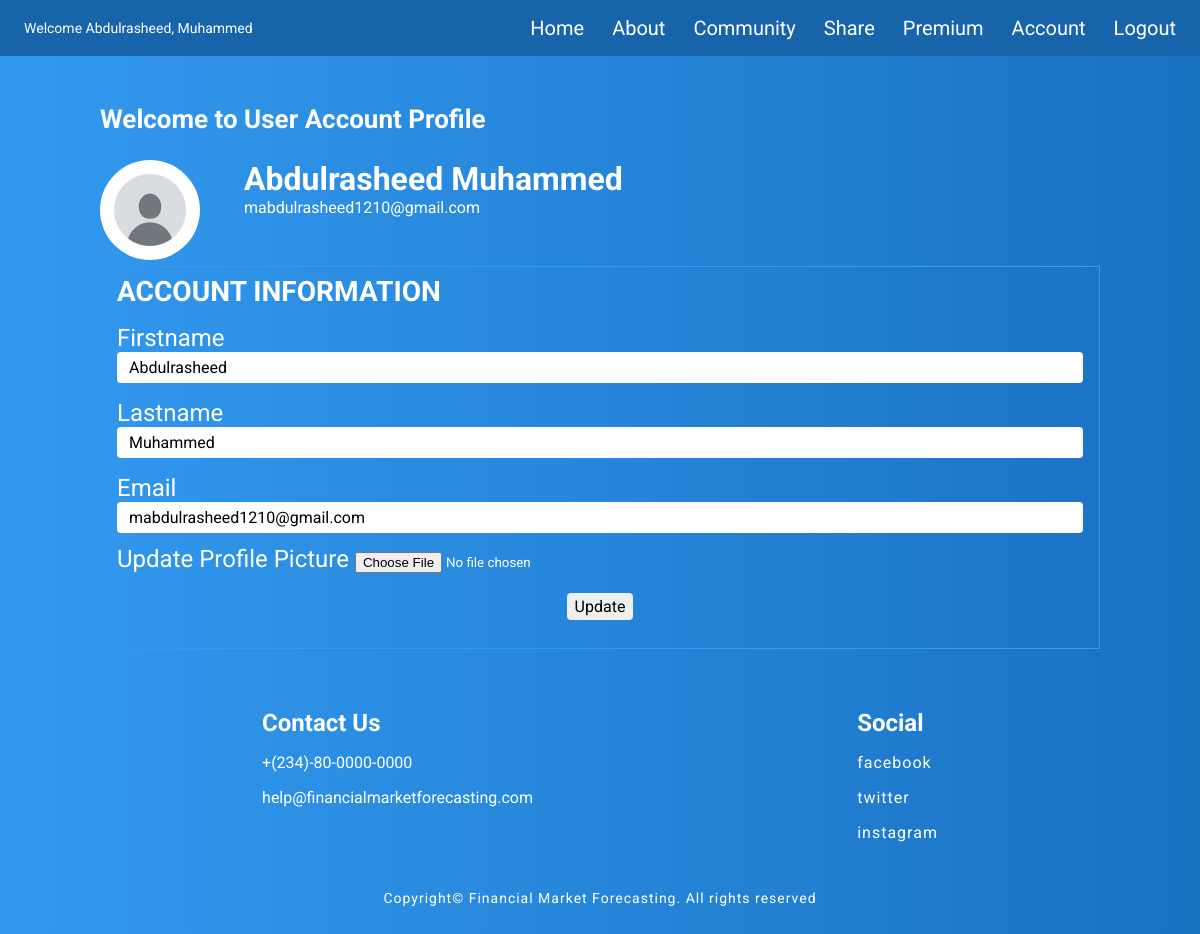
Page /account (signed in) on the committed database.
### forecasting/models.py (models this page shows, shortened)
class User(db.Model, UserMixin):
     id = db.Column(db.Integer, primary_key=True)
     firstname = db.Column(db.String(25), nullable=False)
     lastname = db.Column(db.String(25), nullable=False)
     email = db.Column(db.String(25), unique=True, nullable=False)
     image_file = db.Column(db.String(20), nullable=False, default='default.jpg')
     password = db.Column(db.String(60), nullable=False)
     posts = db.relationship('Post', backref='author', lazy=True)

### forecasting/routes.py (the view)
@app.route("/account", methods=['GET', 'POST'])
@login_required
def account():
    form = UpdateAccountForm()
    if form.validate_on_submit():
        if form.picture.data:
            picture_file = save_picture(form.picture.data)
            current_user.image_file = picture_file
        current_user.firstname = form.firstname.data
        current_user.lastname = form.lastname.data
        current_user.email = form.email.data
        db.session.commit()
        flash('Account Updated', 'success')
        return redirect(url_for('account'))
    elif request.method == 'GET':
        form.firstname.data = current_user.firstname
        form.lastname.data = current_user.lastname
        form.email.data = current_user.email
        image_file = url_for('static', filename='uploads/'
        + current_user.image_file)
    return render_template('account.html', title='Account', image_file=image_file, form=form)

### forecasting/forms.py (shortened to what this page needs)
class UpdateAccountForm(FlaskForm):
  firstname = StringField('Firstname',
                          validators=[DataRequired(), Length(min=2, max=25)])
  lastname = StringField('Lastname',
                          validators=[DataRequired(), Length(min=2, max=25)])
  email = StringField('Email',
                          validators=[DataRequired(), Email()])
  picture = FileField('Update Profile Picture', validators=[FileAllowed(['jpg', 'png'])])
  submit = SubmitField('Update')

### forecasting/models.py (called while the page is built)
@login_manager.user_loader
def load_user(user_id):
     return User.query.get(int(user_id))

### forecasting/templates/account.html (shortened to what this page needs)
{% extends "layout.html"%}
{% block content %}
<h1 class="profile-heading">Welcome to User Account Profile</h1>
<div class="profile">
  <div class="user-account">
    <div>
      <img src="{{ image_file }}" alt="profile" class="user-img">
    </div>
    <div class=" user-info">
      <h3 class="user-name">{{ current_user.firstname }} {{ current_user.lastname }}</h3>
      <p class="user-email">{{ current_user.email }}</p>
    </div>
  </div>
  <form action="" method="POST" class="register-form log" enctype="multipart/form-data">
    <div>
      <h3>ACCOUNT INFORMATION</h3>
    </div>
    <div class="firstname">
      {{ form.firstname.label() }}
      {% if form.firstname.errors %}
      {{ form.firstname(class="register-input invalid") }}
      <div class="invalid-feedback">
        {% for error in form.firstname.errors %}
        <span>{{ error }}</span>
        {% endfor %}
      </div>
      {% else %}
      {{ form.firstname(class="register-input") }}
      {% endif %}
    </div>
    <div class="lastname">
      {{ form.lastname.label() }}
      {% if form.lastname.errors %}
      {{ form.lastname(class="register-input invalid") }}
      <div class="invalid-feedback">
        {% for error in form.lastname.errors %}
        <span>{{ error }}</span>
        {% endfor %}
      </div>
      {% else %}
      {{ form.lastname(class="register-input") }}
      {% endif %}
    </div>
    <div class="email">
      {{ form.email.label() }}
      {% if form.email.errors %}
      {{ form.email(class="register-input invalid") }}
      <div class="invalid-feedback">
        {% for error in form.email.errors %}
        <span>{{ error }}</span>
        {% endfor %}
      </div>
      {% else %}
      {{ form.email(class="register-input") }}
      {% endif %}
    </div>
    <div class="update-profile">
      {{ form.picture.label }}
      {{ form.picture(class="upload-new-pic") }}
    </div>
    <div class="submit">
      {{ form.submit(class="submit") }}
    </div>
  </form>
</div>
{% endblock content %}

### forecasting/templates/layout.html (shortened to what this page needs)
<!DOCTYPE html>
<html lang="en">
<head>
  <link rel="stylesheet" type="text/css" href="{{ url_for('static', filename='main.css') }}">
</head>
<body>
  <header class="nav-bar">
    {% if current_user.is_authenticated %}
    <p class="greeting">Welcome {{ current_user.firstname }}, {{ current_user.lastname }}</p>
    {% else %}
    <p class="greeting">Welcome anonymous</p>
    {% endif %}
    <nav class="nav-link">
      <ul class="nav">
        <li><a href="{{ url_for('home') }}">Home</a></li>
        <li><a href="{{ url_for('about') }}">About</a></li>
        <li><a href="{{ url_for('community') }}">Community</a></li>
        {% if current_user.is_authenticated %}
        <li><a href="{{ url_for('new_post') }}">Share</a></li>
        <li><a href="#">Premium</a></li>
        <li><a href="{{ url_for('account') }}">Account</a>
        <li><a href="{{ url_for('logout') }}">Logout </a>
        </li>
        {% else %}
        <li>
          <a href="{{ url_for('login') }}">Login</a>
        </li>
        {% endif %}
      </ul>
    </nav>
  </header>
  <main class="cotainer">
    <section class="content">
      {% block content %} {% endblock content %}
    </section>
    <aside class="aside">
      <div>
        <h5 class="aside-header">Contact Us</h5>
        <ul class="aside-list">
          <li>+(234)-80-0000-0000</li>
          <li>help@financialmarketforecasting.com</li>
        </ul>
      </div>
      <div>
        <h5 class="aside-header">Social</h5>
        <ul class="aside-list">
          <li><a href="#">facebook</a></li>
          <li><a href="#">twitter</a></li>
          <li><a href="#">instagram</a></li>
        </ul>
      </div>
    </aside>
  </main>
  <footer>
    <p class="copyright">Copyright&copy; Financial Market Forecasting. All rights reserved</p>
  </footer>
</body>
</html>

### forecasting/static/main.css (style rules this page uses)
* { margin: 0; padding: 0; color: #fff; box-sizing: border-box; font-family: 'Roboto', sans-serif; }
body { background: linear-gradient(to right, #339af0, #1971c2); }
.nav-bar { display: flex; position: fixed; width: 100%; top: 0; z-index: 1000; justify-content: space-between; background-color: #1864ab; align-items: center; padding: 16px 24px; margin: 0 auto; }
.greeting { font-size: 14px; }
.nav { display: flex; gap: 28px; align-items: center; font-size: 20px; list-style-type: none; }
.nav-link a { text-decoration: none; }
.cotainer { max-width: 1000px; margin-top: 60px; margin-left: auto; margin-right: auto; position: relative; }
.copyright { font-size: 14px; text-align: center; letter-spacing: 1px; margin-bottom: 44px; padding: 8px 0; }
.aside { display: flex; justify-content: space-around; margin-top: 44px; margin-bottom: 24px; }
.aside-header { font-size: 24px; }
.aside-list { display: flex; flex-direction: column; list-style-type: none; gap: 16px; margin: 16px 0; }
.aside-list a { text-decoration: none; font-size: 16px; letter-spacing: 1px; }
.signin-form, .register-form { border: 1px solid #339af0; display: flex; flex-direction: column; padding: 8px 16px; margin-bottom: 16px; }
.signin-input, .register-input { font-size: 16px; padding: 6px 12px; border-radius: 4px; border: none; color: #000; }
.email, .password, .confirm-password, .firstname, .lastname, .title, .content { display: flex; flex-direction: column; font-size: 24px; margin-top: 16px; }
.submit { display: flex; flex-direction: column; justify-content: center; align-items: center; font-size: 16px; color: #000; margin: 8px 0; padding: 4px 8px; border: none; border-radius: 4px; }
.user-account { display: flex; gap: 44px; margin-left: auto; margin-right: auto; }
.profile-heading { font-size: 26px; margin-top: 44px; margin-bottom: 26px; }
.user-img { width: 100px; height: 100px; border-radius: 50%; }
.user-name { font-size: 32px; }
.user-email { font-size: 16px; }
.update-profile { margin-top: 12px; }

### rows in the picture
User: firstname "Abdulrasheed", lastname "Muhammed", email "mabdulrasheed1210@gmail.com"
